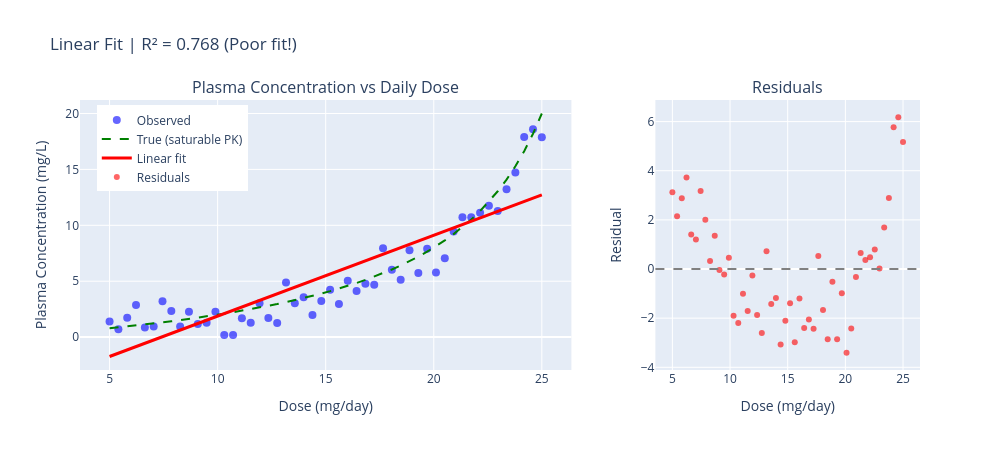

The code cell stored with this chart in its notebook:
### Markdown cell above
---
## 1. Why Linear Regression Fails

Let's see what happens when we try to fit a straight line to the dose-concentration data.

**Run the cell twice** to toggle between:
- Initial state (no fit)
- Linear fit (clearly inadequate)

### Code cell
# Why Linear Regression Fails - Clinical Example: Concentration vs Dose
import numpy as np
import plotly.graph_objects as go
from plotly.subplots import make_subplots

# --- TOGGLE LOGIC ---
try:
    show_linear_fit
except NameError:
    show_linear_fit = False

show_linear_fit = not show_linear_fit

# --- 1. GENERATE NON-LINEAR DATA ---
# Simulated pharmacokinetic study - no real patient data is used.
np.random.seed(42)
n_points = 50
# Daily dose of an orally administered drug (5 to 25 mg/day)
dose = np.linspace(5, 25, n_points)

# Steady-state plasma concentration under SATURABLE (capacity-limited) elimination.
# Michaelis-Menten:  Css = Km * Dose / (Vmax - Dose)
#   Vmax = 30 mg/day is the most the metabolizing enzyme can clear in a day
#   Km   = 4  mg/L   is the concentration at half-maximal clearance
# Well below Vmax the enzyme has spare capacity and concentration rises almost
# in step with dose. As the dose approaches Vmax the enzyme saturates, each extra
# milligram is cleared more slowly, and concentration rises FASTER than dose.
Vmax, Km = 30.0, 4.0
true_conc = Km * dose / (Vmax - dose)
conc = true_conc + np.random.normal(0, 1.2, n_points)
conc = np.maximum(conc, 0.2)  # Concentration can't be negative

# --- 2. FIT LINEAR MODEL ---
if show_linear_fit:
    # Simple linear regression: y = mx + b
    X_linear = np.column_stack([np.ones(n_points), dose])
    theta = np.linalg.lstsq(X_linear, conc, rcond=None)[0]
    linear_pred = X_linear @ theta

    # Calculate R² for linear fit
    ss_res = np.sum((conc - linear_pred)**2)
    ss_tot = np.sum((conc - np.mean(conc))**2)
    r2_linear = 1 - ss_res / ss_tot

    status = f"Linear Fit | R² = {r2_linear:.3f} (Poor fit!)"
    line_color = 'red'
else:
    linear_pred = np.zeros_like(dose)
    status = "Initial State - Run again to see linear fit"
    line_color = 'gray'

# --- 3. VISUALIZE ---
fig = make_subplots(
    rows=1, cols=2,
    column_widths=[0.65, 0.35],
    subplot_titles=('Plasma Concentration vs Daily Dose', 'Residuals')
)

# Data points
fig.add_trace(go.Scatter(
    x=dose, y=conc,
    mode='markers',
    marker=dict(size=8, color='blue', opacity=0.6),
    name='Observed'
), row=1, col=1)

# True relationship (dashed)
fig.add_trace(go.Scatter(
    x=dose, y=true_conc,
    mode='lines',
    line=dict(color='green', width=2, dash='dash'),
    name='True (saturable PK)'
), row=1, col=1)

# Linear fit
if show_linear_fit:
    fig.add_trace(go.Scatter(
        x=dose, y=linear_pred,
        mode='lines',
        line=dict(color=line_color, width=3),
        name='Linear fit'
    ), row=1, col=1)

    # Residuals
    residuals = conc - linear_pred
    fig.add_trace(go.Scatter(
        x=dose, y=residuals,
        mode='markers',
        marker=dict(size=6, color='red', opacity=0.6),
        name='Residuals'
    ), row=1, col=2)

    # Zero line
    fig.add_hline(y=0, line_dash="dash", line_color="gray", row=1, col=2)

fig.update_xaxes(title_text="Dose (mg/day)", row=1, col=1)
fig.update_yaxes(title_text="Plasma Concentration (mg/L)", row=1, col=1)
fig.update_xaxes(title_text="Dose (mg/day)", row=1, col=2)
fig.update_yaxes(title_text="Residual", row=1, col=2)

fig.update_layout(
    title=status,
    width=1000, height=450,
    showlegend=True,
    legend=dict(x=0.02, y=0.98)
)

fig.show()

if show_linear_fit:
    print("Notice: Residuals show a clear PATTERN (curved), indicating the linear model")
    print("is missing systematic structure in the data. A good fit has random residuals.")
    print("Clinically: the straight line over-predicts concentration at low doses and")
    print("badly under-predicts it near saturation - the doses where toxicity happens.")

### Figure 1 — Plotly figure (JSON) as saved in the notebook; plotly's stock layout.template omitted (floating-point values rounded to 4 significant figures)
{"data": [{"marker": {"color": "blue", "opacity": 0.6, "size": 8}, "mode": "markers", "name": "Observed", "type": "scatter", "x": [5.0, 5.408, 5.816, 6.224, 6.633, 7.041, 7.449, 7.857, 8.265, 8.673, 9.082, 9.49, 9.898, 10.31, 10.71, 11.12, 11.53, 11.94, 12.35, 12.76, 13.16, 13.57, 13.98, 14.39, 14.8, 15.2, 15.61, 16.02, 16.43, 16.84, 17.24, 17.65, 18.06, 18.47, 18.88, 19.29, 19.69, 20.1, 20.51, 20.92, 21.33, 21.73, 22.14, 22.55, 22.96, 23.37, 23.78, 24.18, 24.59, 25.0], "xaxis": "x", "y": [1.396, 0.7138, 1.739, 2.875, 0.8544, 0.9457, 3.216, 2.34, 0.9578, 2.278, 1.18, 1.292, 2.26, 0.2, 0.2, 1.682, 1.282, 3.021, 1.708, 1.264, 4.886, 3.033, 3.571, 1.977, 3.239, 4.243, 2.959, 5.035, 4.121, 4.766, 4.686, 7.942, 6.035, 5.138, 7.776, 5.735, 7.894, 5.772, 7.051, 9.45, 10.72, 10.72, 11.13, 11.75, 11.27, 13.23, 14.73, 17.9, 18.6, 17.88], "yaxis": "y"}, {"line": {"color": "green", "dash": "dash", "width": 2}, "mode": "lines", "name": "True (saturable PK)", "type": "scatter", "x": [5.0, 5.408, 5.816, 6.224, 6.633, 7.041, 7.449, 7.857, 8.265, 8.673, 9.082, 9.49, 9.898, 10.31, 10.71, 11.12, 11.53, 11.94, 12.35, 12.76, 13.16, 13.57, 13.98, 14.39, 14.8, 15.2, 15.61, 16.02, 16.43, 16.84, 17.24, 17.65, 18.06, 18.47, 18.88, 19.29, 19.69, 20.1, 20.51, 20.92, 21.33, 21.73, 22.14, 22.55, 22.96, 23.37, 23.78, 24.18, 24.59, 25.0], "xaxis": "x", "y": [0.8, 0.8797, 0.962, 1.047, 1.135, 1.227, 1.321, 1.419, 1.521, 1.627, 1.737, 1.851, 1.97, 2.093, 2.222, 2.357, 2.497, 2.644, 2.798, 2.959, 3.127, 3.304, 3.49, 3.686, 3.893, 4.11, 4.34, 4.584, 4.842, 5.116, 5.408, 5.719, 6.051, 6.407, 6.789, 7.2, 7.644, 8.124, 8.645, 9.213, 9.835, 10.52, 11.27, 12.11, 13.04, 14.09, 15.28, 16.63, 18.19, 20.0], "yaxis": "y"}, {"line": {"color": "red", "width": 3}, "mode": "lines", "name": "Linear fit", "type": "scatter", "x": [5.0, 5.408, 5.816, 6.224, 6.633, 7.041, 7.449, 7.857, 8.265, 8.673, 9.082, 9.49, 9.898, 10.31, 10.71, 11.12, 11.53, 11.94, 12.35, 12.76, 13.16, 13.57, 13.98, 14.39, 14.8, 15.2, 15.61, 16.02, 16.43, 16.84, 17.24, 17.65, 18.06, 18.47, 18.88, 19.29, 19.69, 20.1, 20.51, 20.92, 21.33, 21.73, 22.14, 22.55, 22.96, 23.37, 23.78, 24.18, 24.59, 25.0], "xaxis": "x", "y": [-1.733, -1.438, -1.143, -0.8483, -0.5534, -0.2584, 0.03654, 0.3315, 0.6264, 0.9214, 1.216, 1.511, 1.806, 2.101, 2.396, 2.691, 2.986, 3.281, 3.576, 3.871, 4.166, 4.461, 4.756, 5.051, 5.346, 5.641, 5.935, 6.23, 6.525, 6.82, 7.115, 7.41, 7.705, 8.0, 8.295, 8.59, 8.885, 9.18, 9.475, 9.77, 10.06, 10.36, 10.65, 10.95, 11.24, 11.54, 11.83, 12.13, 12.42, 12.72], "yaxis": "y"}, {"marker": {"color": "red", "opacity": 0.6, "size": 6}, "mode": "markers", "name": "Residuals", "type": "scatter", "x": [5.0, 5.408, 5.816, 6.224, 6.633, 7.041, 7.449, 7.857, 8.265, 8.673, 9.082, 9.49, 9.898, 10.31, 10.71, 11.12, 11.53, 11.94, 12.35, 12.76, 13.16, 13.57, 13.98, 14.39, 14.8, 15.2, 15.61, 16.02, 16.43, 16.84, 17.24, 17.65, 18.06, 18.47, 18.88, 19.29, 19.69, 20.1, 20.51, 20.92, 21.33, 21.73, 22.14, 22.55, 22.96, 23.37, 23.78, 24.18, 24.59, 25.0], "xaxis": "x2", "y": [3.129, 2.152, 2.883, 3.723, 1.408, 1.204, 3.18, 2.009, 0.3313, 1.356, -0.03585, -0.2194, 0.4537, -1.901, -2.196, -1.009, -1.704, -0.2598, -1.868, -2.607, 0.7202, -1.427, -1.184, -3.074, -2.106, -1.397, -2.976, -1.196, -2.404, -2.054, -2.429, 0.5315, -1.67, -2.862, -0.519, -2.855, -0.9908, -3.408, -2.424, -0.3201, 0.6567, 0.3645, 0.4793, 0.7987, 0.02471, 1.689, 2.891, 5.771, 6.177, 5.165], "yaxis": "y2"}], "layout": {"annotations": [{"font": {"size": 16}, "showarrow": false, "text": "Plasma Concentration vs Daily Dose", "x": 0.2925, "xanchor": "center", "xref": "paper", "y": 1.0, "yanchor": "bottom", "yref": "paper"}, {"font": {"size": 16}, "showarrow": false, "text": "Residuals", "x": 0.8425, "xanchor": "center", "xref": "paper", "y": 1.0, "yanchor": "bottom", "yref": "paper"}], "height": 450, "legend": {"x": 0.02, "y": 0.98}, "shapes": [{"line": {"color": "gray", "dash": "dash"}, "type": "line", "x0": 0, "x1": 1, "xref": "x2 domain", "y0": 0, "y1": 0, "yref": "y2"}], "showlegend": true, "title": {"text": "Linear Fit | R² = 0.768 (Poor fit!)"}, "width": 1000, "xaxis": {"anchor": "y", "domain": [0.0, 0.585], "title": {"text": "Dose (mg/day)"}}, "xaxis2": {"anchor": "y2", "domain": [0.685, 1.0], "title": {"text": "Dose (mg/day)"}}, "yaxis": {"anchor": "x", "domain": [0.0, 1.0], "title": {"text": "Plasma Concentration (mg/L)"}}, "yaxis2": {"anchor": "x2", "domain": [0.0, 1.0], "title": {"text": "Residual"}}}}
